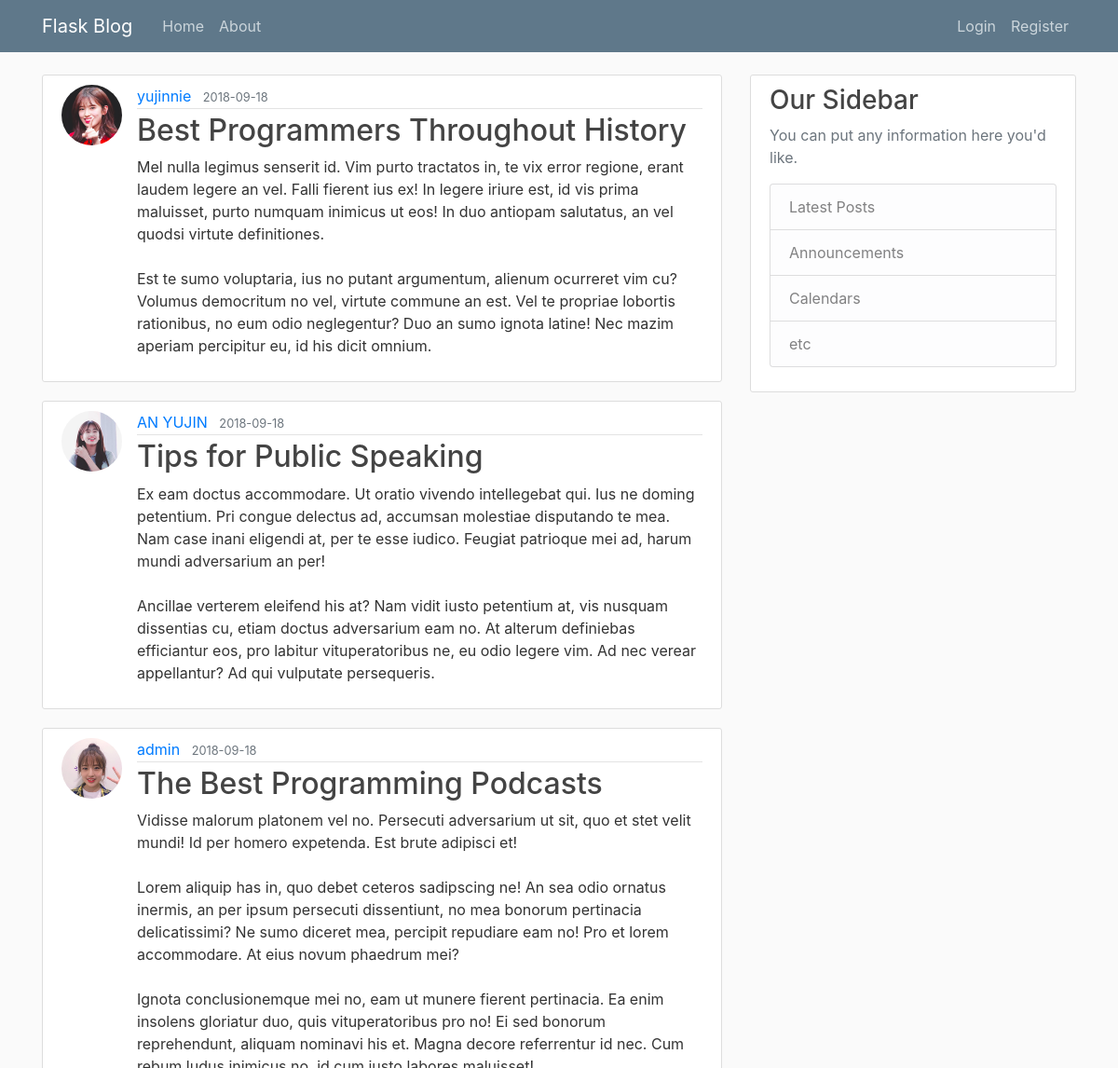
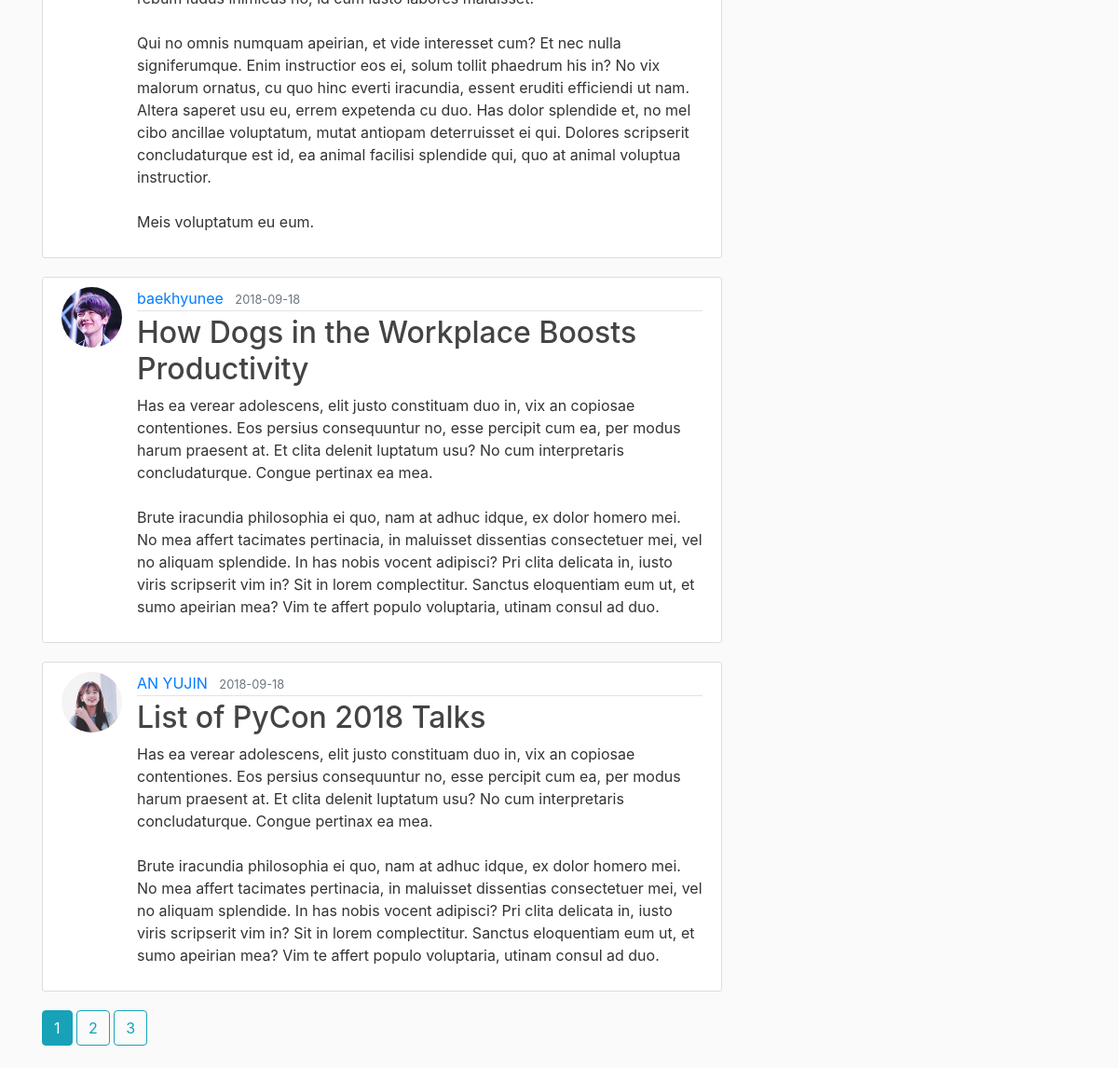
Page /home on the earlier database version (2 pictures, top to bottom).
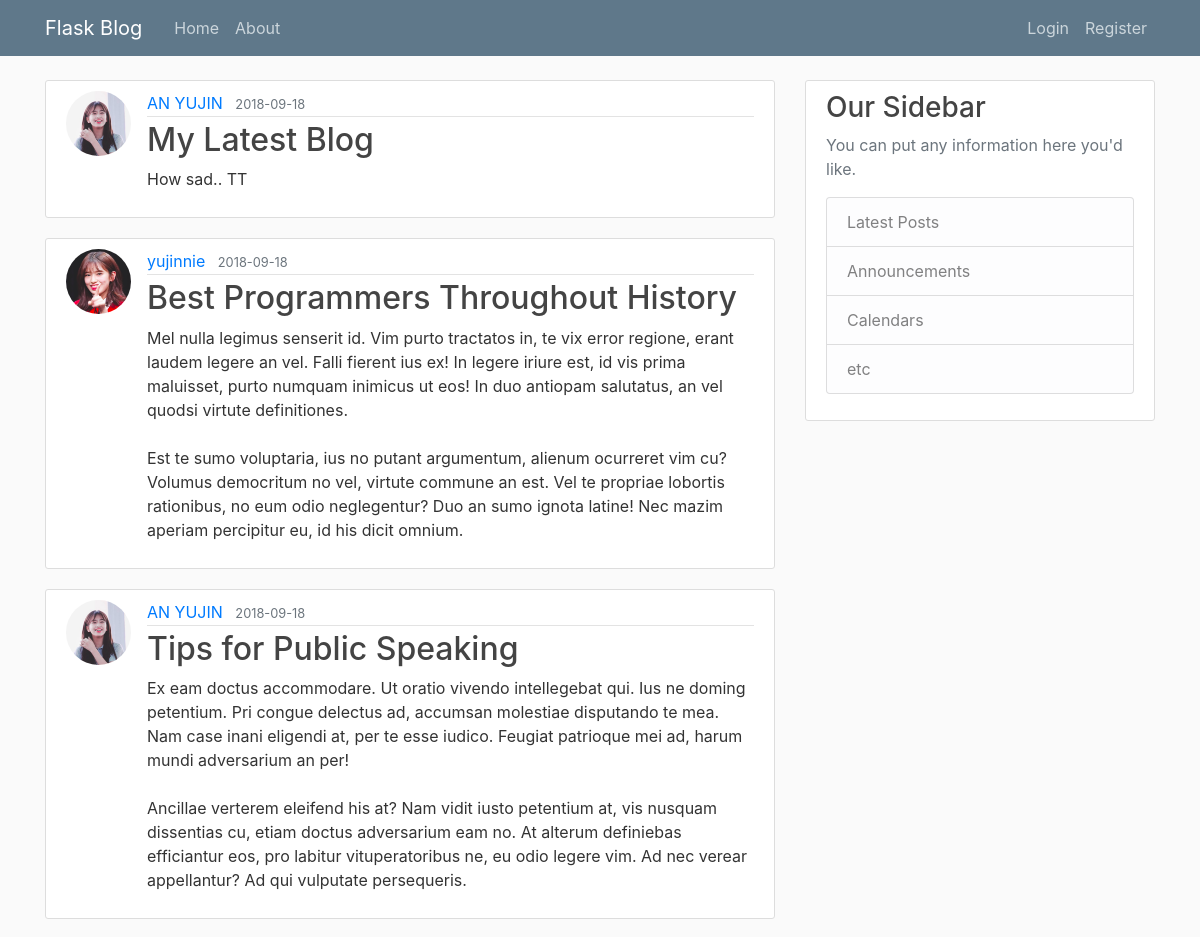
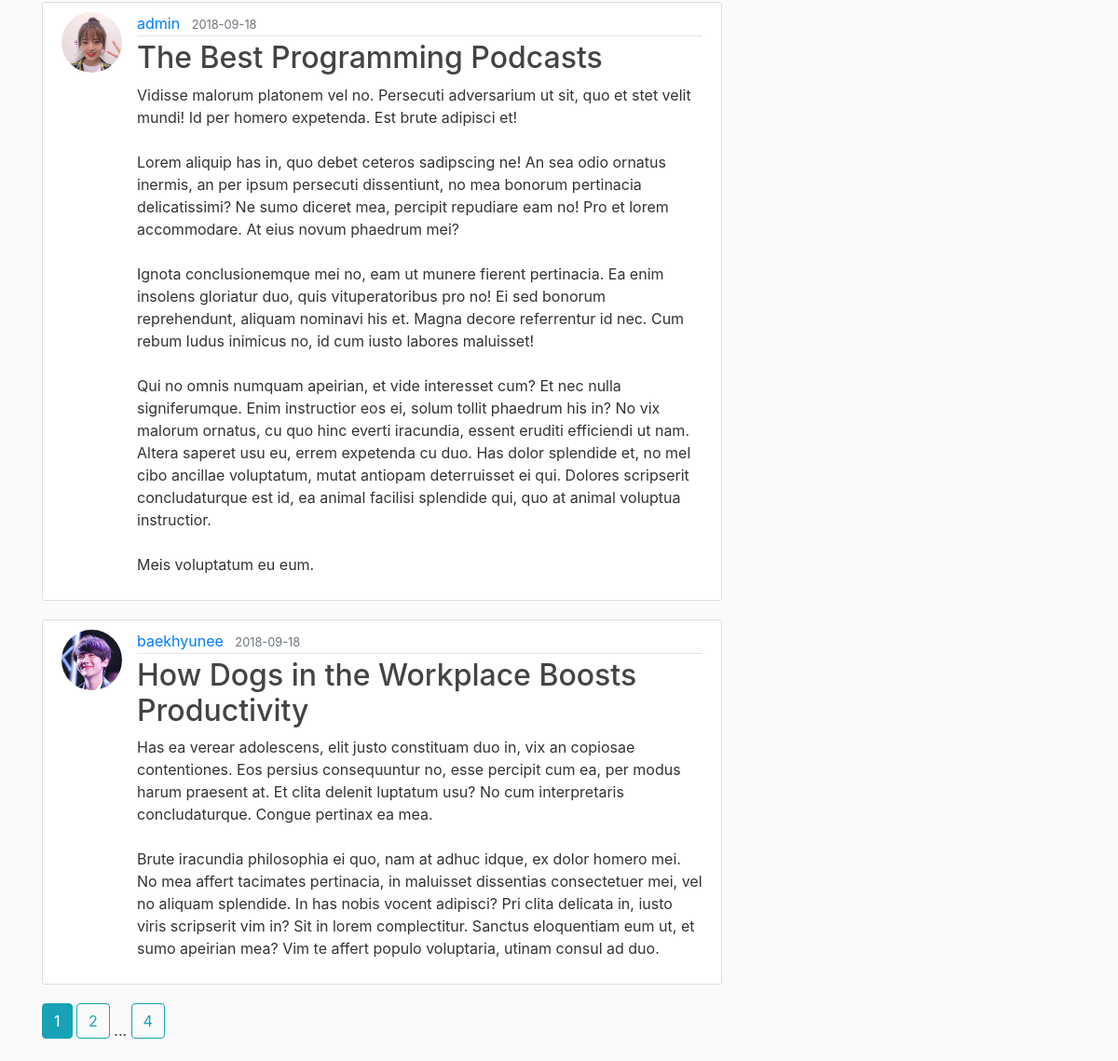
Same page on the later database version (2 pictures, top to bottom).
### flaskblog/models.py (models this page shows, shortened)
class Post(db.Model):
    id = db.Column(db.Integer, primary_key=True)
    title = db.Column(db.String(100), nullable=False)
    date_posted = db.Column(db.DateTime, nullable=False, default=datetime.utcnow)
    content = db.Column(db.Text, nullable=False)
    user_id = db.Column(db.Integer, db.ForeignKey('user.id'), nullable=False)

class User(db.Model, UserMixin):
    id = db.Column(db.Integer, primary_key=True)
    username = db.Column(db.String(20), unique=True, nullable=False)
    email = db.Column(db.String(120), unique=True, nullable=False)
    image_file = db.Column(db.String(20), nullable=False, default='default.jpg')
    password = db.Column(db.String(60), nullable=False)
    posts = db.relationship('Post', backref='author', lazy=True)

### flaskblog/routes.py (the view)
@app.route("/")
@app.route("/home")
def home():
    page = request.args.get('page', 1, type=int)
    posts = Post.query.order_by(Post.date_posted.desc()).paginate(page=page, per_page=5)
    return render_template('home.html', posts=posts)

### flaskblog/templates/home.html
{% extends "layout.html" %}
{% block content %}
    {% for post in posts.items %}
        <article class="media content-section">
            <img class="rounded-circle article-img" src="{{ url_for('static', filename='profile_pics/' + post.author.image_file) }}">
            <div class="media-body">
                <div class="article-metadata">
                    <a class="mr-2" href="#">{{ post.author.username }}</a>
                    <small class="text-muted">{{ post.date_posted.strftime('%Y-%m-%d') }}</small>
                </div>
                <h2><a class="article-title" href="{{ url_for('post', post_id=post.id) }}">{{ post.title }}</a></h2>
                <p class="article-content">{{ post.content }}</p>
            </div>
        </article>
    {% endfor %}
    {% for page_num in posts.iter_pages(left_edge=1, right_edge=1, left_current=1, right_current=2) %}
        {% if page_num %}
            {% if posts.page == page_num %}
                <a class="btn btn-info mb-4" href="{{ url_for('home', page=page_num) }}">{{ page_num }}</a>
            {% else %}
                <a class="btn btn-outline-info mb-4" href="{{ url_for('home', page=page_num) }}">{{ page_num }}</a>
            {% endif %}
        {% else %}
            ...
        {% endif %}
    {% endfor %}
{% endblock %}

### flaskblog/templates/layout.html (shortened to what this page needs)
<!DOCTYPE html>
<html>
    <head>
        <link rel="stylesheet" href="https://maxcdn.bootstrapcdn.com/bootstrap/4.0.0/css/bootstrap.min.css">
        <link rel="stylesheet" type="text/css" href="{{ url_for('static', filename='main.css') }}">
    </head>
    <body>
        <header class="site-header">
            <nav class="navbar navbar-expand-md navbar-dark bg-steel fixed-top">
                <div class="container">
                    <a class="navbar-brand mr-4" href="/">Flask Blog</a>
                    <div class="collapse navbar-collapse" id="navbarToggle">
                        <div class="navbar-nav mr-auto">
                            <a class="nav-item nav-link" href="{{ url_for('home') }}">Home</a>
                            <a class="nav-item nav-link" href="{{ url_for('about') }}">About</a>
                        </div>
                        <div class="navbar-nav">
                            {% if current_user.is_authenticated %}
                                <a class="nav-item nav-link" href="{{ url_for('new_post') }}">New Post</a>
                                <a class="nav-item nav-link" href="{{ url_for('account') }}">Account</a>
                                <a class="nav-item nav-link" href="{{ url_for('logout') }}">Logout</a>
                            {% else %}
                                <a class="nav-item nav-link" href="{{ url_for('login') }}">Login</a>
                                <a class="nav-item nav-link" href="{{ url_for('register') }}">Register</a>
                            {% endif %}
                        </div>
                    </div>
                </div>
            </nav>
        </header>
        <main role="main" class="container">
            <div class="row">
                <div class="col-md-8">
                    {% block content %}{% endblock %}
                </div>
                <div class="col-md-4">
                    <div class="content-section">
                        <h3>Our Sidebar</h3>
                        <p class='text-muted'>You can put any information here you'd like.
                            <ul class="list-group">
                                <li class="list-group-item list-group-item-light">Latest Posts</li>
                                <li class="list-group-item list-group-item-light">Announcements</li>
                                <li class="list-group-item list-group-item-light">Calendars</li>
                                <li class="list-group-item list-group-item-light">etc</li>
                            </ul>
                        </p>
                    </div>
                </div>
            </div>
        </main>
    </body>
</html>

### flaskblog/static/main.css (style rules this page uses)
body { background: #fafafa; color: #333333; margin-top: 5rem; }
h1, h2, h3, h4, h5, h6 { color: #444444; }
.bg-steel { background-color: #5f788a; }
.site-header .navbar-nav .nav-link { color: #cbd5db; }
.content-section { background: #ffffff; padding: 10px 20px; border: 1px solid #dddddd; border-radius: 3px; margin-bottom: 20px; }
.article-title { color: #444444; }
.article-content { white-space: pre-line; }
.article-img { height: 65px; width: 65px; margin-right: 16px; }
.article-metadata { padding-bottom: 1px; margin-bottom: 4px; border-bottom: 1px solid #e3e3e3 }

Differences in the rows shown:
no longer on this page (row unchanged): Post: image_file (picture), author.username "AN YUJIN", date_posted "2018-09-18", title "List of PyCon 2018 Talks", content "Has ea verear adolescens, elit justo constituam duo in, vix an copiosae contentiones. Eos persius consequuntur no, esse percipit cum ea, per modus harum praesent at. Et clita delenit luptatum usu? No cum interpretaris concludaturque. Congue pertinax ea mea. Brute iracundia philosophia ei quo, nam at adhuc idque, ex dolor homero mei. No mea affert tacimates pertinacia, in maluisset dissentias consectetuer mei, vel no aliquam splendide. In has nobis vocent adipisci? Pri clita delicata in, iusto viris scripserit vim in? Sit in lorem complectitur. Sanctus eloquentiam eum ut, et sumo apeirian mea? Vim te affert populo voluptaria, utinam consul ad duo."
added Post: image_file (picture), author.username "AN YUJIN", date_posted "2018-09-18", title "My Latest Blog", content "How sad.. TT"
Other differences:
new list line: "4"
list line gone: "3"
